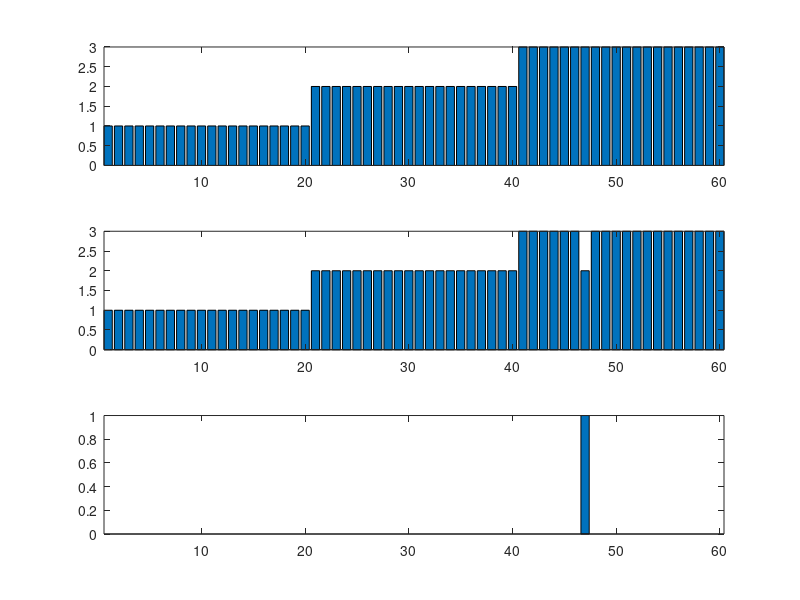
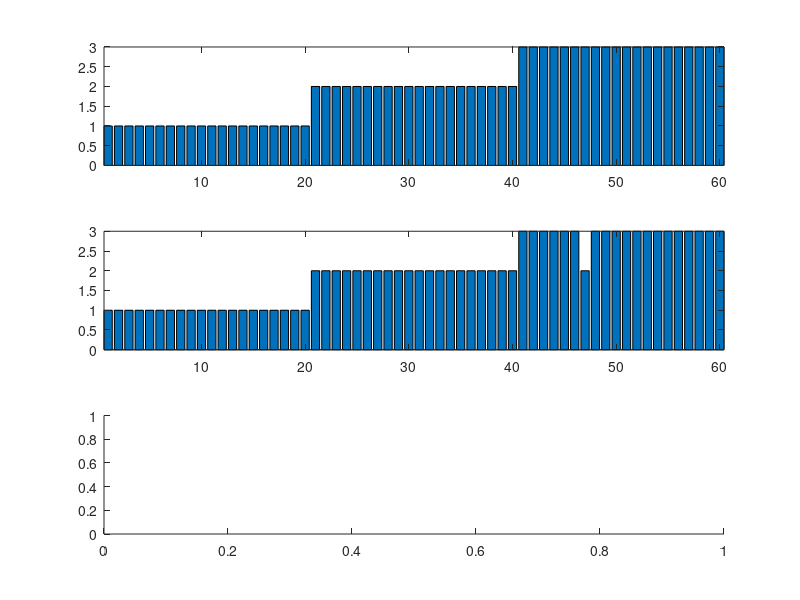

These figures' MATLAB source, in order: (Note: this script raises an error after producing the figures.)
% 예제4
%% 특징 4개를 모두 사용하여, 3개 종을 분류
% 데이터 불러오기 / 각 종을 숫자로 표현 1: setosa, 2: versicolor, 3: virginica / 학습데이터와 평가데이터 나누기
clear; close all; clc; 

load fisheriris;

spcs2num = [];
for k=1:1:length(species)
    if strcmp(species(k), 'setosa') == 1
        spcs2num(k,1) = 1;
    elseif strcmp(species(k), 'versicolor') == 1
        spcs2num(k,1) = 2;
    elseif strcmp(species(k), 'virginica') == 1
        spcs2num(k,1) = 3;
    end
end

tr_id = [21:1:50 71:1:100 121:1:150];
Training_data = meas(tr_id, :); % sepal length/width, petal length/width 모두 가져와라
Training_label = spcs2num(tr_id,:);

ts_id = [1:1:20 51:1:70 101:1:120];
Test_data = meas(ts_id, :);  % sepal length/width, petal length/width 모두 가져와라
Test_label = spcs2num(ts_id,:);

%%
k = 5;
final_group = [];
for id = 1:1:length(Test_label)
    tmp_data = Test_data(id,:); % 평가해보고 싶은 데이터 가져오기 
    
    % 학습 데이터와 평가해보고 싶은 데이터 간의 거리를 계산
    u_dis = [];
    for i=1:1:length(Training_label)
        u_dis(i,1) = sqrt( sum( (Training_data(i,:) - tmp_data).^2 ) );
    end
    
    % 가장 인접한 k개를 찾는다
    [s_v, s_i] = sort(u_dis, 'ascend');
    k_idx = s_i(1:k);
    
    % 해당 k개의 데이터가 어떤 그룹에 속해있는지 확인한다.
    k_group = Training_label(k_idx,1);
    final_group(id,1) = mode(k_group);% mode: 최빈값을 찾는 함수. (참고: 수학에서 mean은 평균, median은 중앙값, mode는 최빈값. 거기서 그 mode임)
end

figure;
subplot(311); bar(Test_label); axis tight;
subplot(312); bar(final_group); axis tight;
subplot(313); bar(Test_label - final_group); axis tight;

%% 내가 코드를 잘 구현했다면, 매트랩 내장함수를 이용한 결과와 똑같을 것. 비교해보자

mdl = fitcknn(Training_data, Training_label, 'NumNeighbors', k, 'Distance', 'euclidean');
mat_res = predict(mdl, Test_data);

figure;
subplot(311); bar(Test_label); axis tight; % 정답
subplot(312); bar(final_group); axis tight;% 내 결과
subplot(313); bar(mat_res); axis tight; % 매트랩 결과
